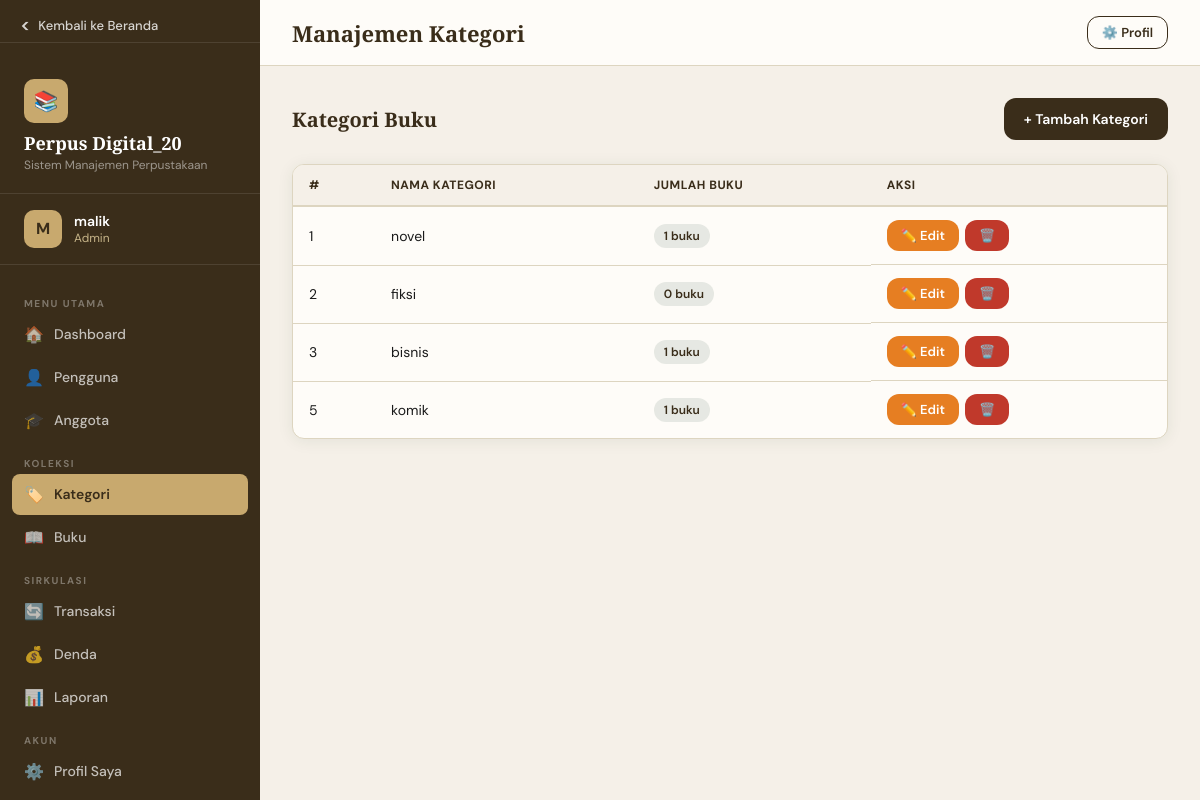
Screenshot of /perpus_20/admin/kategori.php (signed in) with the database file from the repository.
### tables this page shows
CREATE TABLE IF NOT EXISTS `kategori` (
  `id_kategori` int(11) NOT NULL AUTO_INCREMENT,
  `nama_kategori` varchar(100) NOT NULL,
  PRIMARY KEY (`id_kategori`)
);

### perpus_20/admin/kategori.php (called while the page is built, shortened)
<?php
include __DIR__ . '/../includes/layout.php';
include __DIR__ . '/../includes/kategori_crud.php';
include __DIR__ . '/../includes/layout_footer.php';
?>

### perpus_20/includes/kategori_crud.php (the view, shortened to what this page needs)
<?php
$db = getDB();
$kategori = $db->query("SELECT k.*, COUNT(b.id_buku) as jml_buku FROM kategori k LEFT JOIN buku b ON k.id_kategori=b.id_kategori GROUP BY k.id_kategori ORDER BY k.id_kategori");
?>
<div class="page-header">
  <h2>Kategori Buku</h2>
  <button class="btn btn-primary" onclick="openModal('addModal')">+ Tambah Kategori</button>
</div>
<div class="card">
  <div class="table-wrap">
    <table id="dataTable">
      <thead><tr><th>#</th><th>Nama Kategori</th><th>Jumlah Buku</th><th>Aksi</th></tr></thead>
      <tbody>
        <?php while ($k = $kategori->fetch_assoc()): ?>
        <tr>
          <td><?= $k['id_kategori'] ?></td>
          <td><?= htmlspecialchars($k['nama_kategori']) ?></td>
          <td><span class="badge badge-primary"><?= $k['jml_buku'] ?> buku</span></td>
          <td class="actions-cell">
            <button class="btn btn-warning btn-sm" onclick="editKat(<?= $k['id_kategori'] ?>, '<?= htmlspecialchars(addslashes($k['nama_kategori'])) ?>')">✏️ Edit</button>
            <form method="POST" onsubmit="return confirmDelete()">
              <button type="submit" class="btn btn-danger btn-sm">🗑️</button>
            </form>
          </td>
        </tr>
        <?php endwhile ?>
      </tbody>
    </table>
  </div>
</div>

### perpus_20/assets/css/style.css (style rules this page uses)
:root { --primary: #3a2d1a; --primary-light: #5a452d; --accent: #c8a96e; --accent-light: #e8d5a3; --bg: #f5f0e8; --bg-white: #fefcf8; --text: #1a1a1a; --text-muted: #6b6b6b; --border: #ddd5c0; --danger: #c0392b; --danger-light: #fdeaea; --success: #27ae60; --success-light: #eafaf1; --warning: #e67e22; --warning-light: #fef9ee; --sidebar-w: 260px; --radius: 12px; --shadow: 0 2px 16px rgba(26,58,42,0.08); --shadow-md: 0 4px 24px rgba(26,58,42,0.12); }
* { box-sizing: border-box; margin: 0; padding: 0; }
body { font-family: 'DM Sans', sans-serif; background: var(--bg); color: var(--text); min-height: 100vh; font-size: 15px; }
.btn { display: inline-flex; align-items: center; gap: 8px; padding: 12px 20px; border: none; border-radius: var(--radius); font-family: 'DM Sans', sans-serif; font-size: 14px; font-weight: 600; cursor: pointer; transition: all .2s; text-decoration: none; white-space: nowrap; }
.btn-primary { background: var(--primary); color: white; }
.btn-danger { background: var(--danger); color: white; }
.btn-warning { background: var(--warning); color: white; }
.btn-sm { padding: 7px 14px; font-size: 13px; }
.card { background: var(--bg-white); border-radius: var(--radius); border: 1px solid var(--border); box-shadow: var(--shadow); overflow: hidden; }
.table-wrap { overflow-x: auto; }
table { width: 100%; border-collapse: collapse; font-size: 14px; }
thead th { background: var(--bg); color: var(--primary); font-weight: 700; font-size: 12px; text-transform: uppercase; letter-spacing: .5px; padding: 12px 16px; text-align: left; border-bottom: 2px solid var(--border); white-space: nowrap; }
tbody td { padding: 13px 16px; border-bottom: 1px solid var(--border); vertical-align: middle; }
tbody tr:last-child td { border-bottom: none; }
.actions-cell { display: flex; gap: 6px; align-items: center; flex-wrap: wrap; }
.badge { display: inline-flex; align-items: center; padding: 4px 10px; border-radius: 20px; font-size: 12px; font-weight: 600; }
.badge-primary { background: rgba(26,58,42,0.1); color: var(--primary); }
.actions-cell { white-space: nowrap; vertical-align: middle; }
.page-header { display: flex; align-items: center; justify-content: space-between; margin-bottom: 24px; }
.page-header h2 { font-family: 'Playfair Display', serif; font-size: 20px; color: var(--primary); font-weight: 700; }

### rows the page displays
kategori: id_kategori "1", nama_kategori "novel", jml_buku "1"
kategori: id_kategori "2", nama_kategori "fiksi", jml_buku "0"
kategori: id_kategori "3", nama_kategori "bisnis", jml_buku "1"
kategori: id_kategori "5", nama_kategori "komik", jml_buku "1"

### other values shown
substr($userName,0,1) "M"
$userName "malik"
$userLevel "Admin"
$icon "🏠 👤 🎓 🏷️ 📖 🔄 💰 📊 ⚙️"
$label "Dashboard Pengguna Anggota Kategori Buku Transaksi Denda Laporan Profil Saya"
$pageTitle "Manajemen Kategori"
